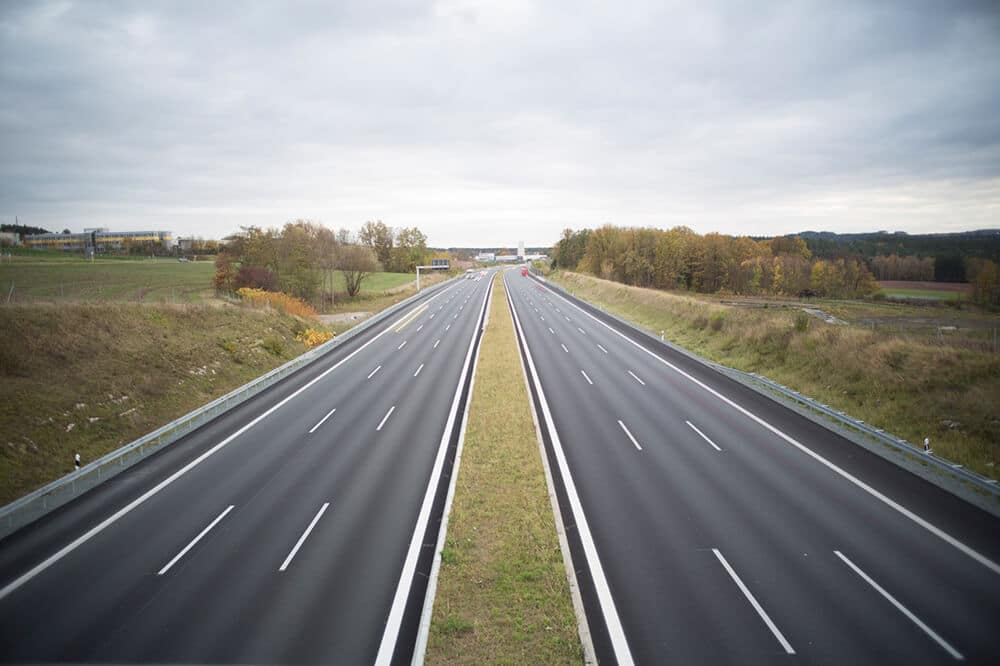
//> input picture esami/esame_vince_201222/images/highway.jpg, 1000 x 666 px, given in place of , which was not available
$ ./339641 images/highway.jpg   (built with g++ and OpenCV 4)
//> lines starting //> are read from the running program, lines starting //| are printed output that depends on the picture; after the words box and inside, x2 and y2 are one past the last pixel; in counts of white or black regions, pixels touching at a corner belong together; pictures that were not available may be replaced by others from this repository, and a replacement may not be noted
// VINCENZO FRAELLO 339641

// OpneCV
#include <opencv2/core/core.hpp>
#include <opencv2/highgui/highgui.hpp>
#include <opencv2/imgproc/imgproc.hpp>

// std:
#include <fstream>
#include <iostream>
#include <string>
#include <unistd.h>

struct ArgumentList
{
	std::string image_name; //!< image file name
	int wait_t;				//!< waiting time
};

// prototipi di funzioni

bool ParseInputs(ArgumentList &args, int argc, char **argv);

void myPolarToCartesian(double rho, int theta, cv::Point &p1, cv::Point &p2, const int dist, const cv::Mat &img);

void myHoughTransfLines(const cv::Mat &src, cv::Mat &accumulator, const int minTheta, const int maxTheta, const int maxDistance, const int threshold);

void myFindPeaks3x3(const cv::Mat &src, cv::Mat &out);

// programma principale

int main(int argc, char **argv)
{
	int imreadflags = cv::IMREAD_GRAYSCALE;

	std::cout << "Simple program." << std::endl;

	//////////////////////
	// parse argument list:
	//////////////////////
	ArgumentList args;
	if (!ParseInputs(args, argc, argv))
	{
		exit(0);
	}

	// opening file
	std::cout << "Opening " << args.image_name << std::endl;

	cv::Mat image = cv::imread(args.image_name.c_str(), imreadflags);
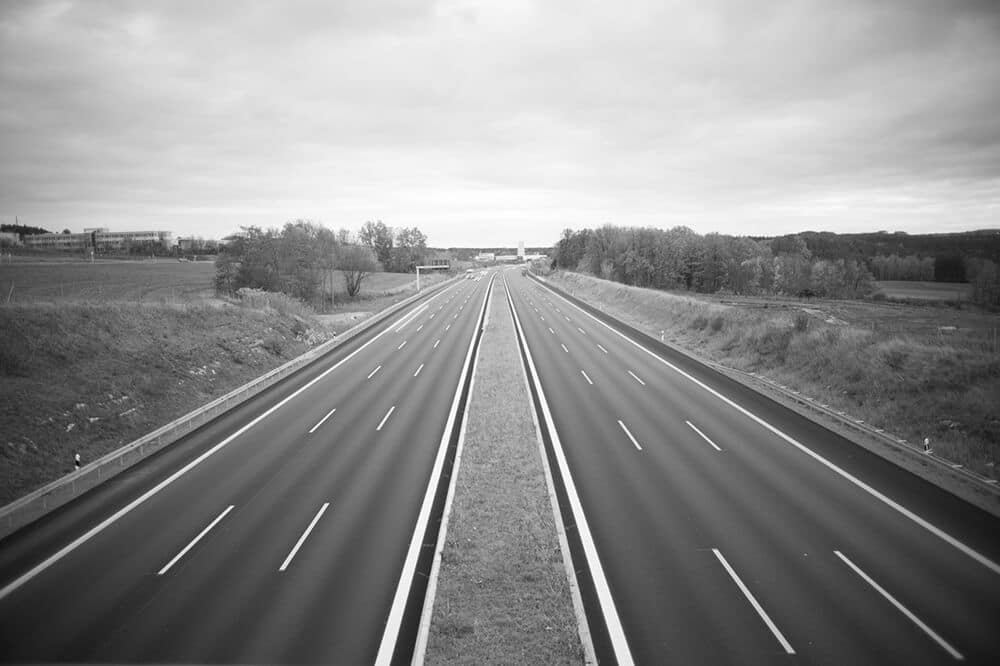
//> image: 666 rows x 1000 cols, CV_8UC1; min 0, max 255, mean 141.2
	if (image.empty())
	{
		std::cout << "Unable to open " << args.image_name << std::endl;
		return 1;
	}

	//////////////////////
	// processing code here

	// display image
	cv::namedWindow("original image", cv::WINDOW_NORMAL);
	cv::imshow("original image", image);

	cv::Mat blurred, edges;
	cv::GaussianBlur(image, blurred, cv::Size(3, 3), 3);
	cv::Canny(blurred, edges, 50, 150);
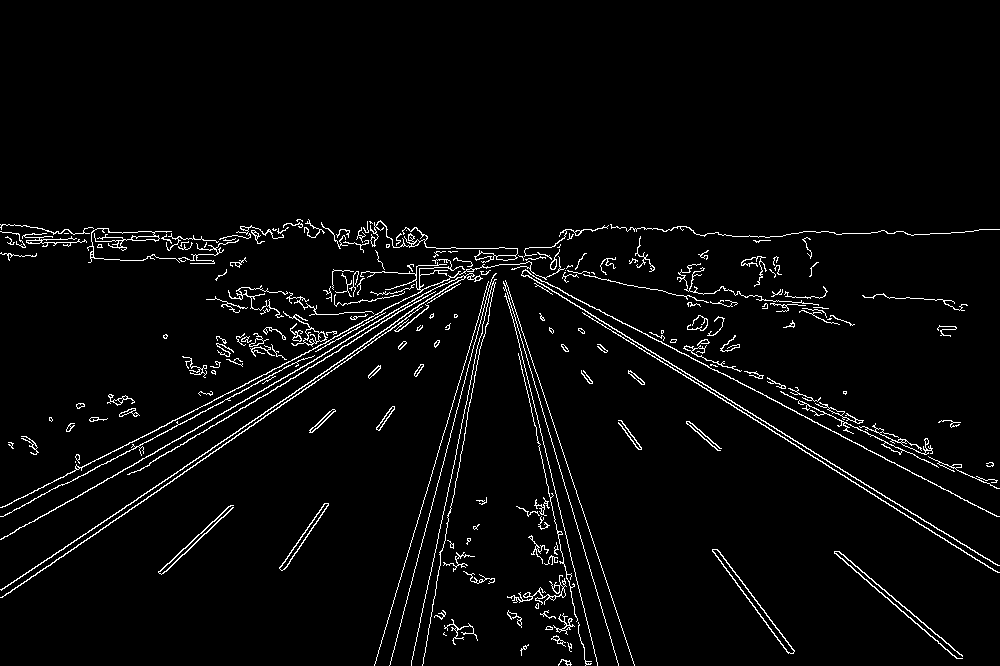
//> edges: 666 rows x 1000 cols, CV_8UC1; 3.3% white in thin lines or dots, all inside (x1, y1, x2, y2) = (0, 219, 1000, 666)

	// display edges
	cv::namedWindow("CANNY", cv::WINDOW_NORMAL);
	cv::imshow("CANNY", edges);

	// YOUR CODE HERE: COMPUTE ACCUMULATOR
	/*******************************/
	int maxVal;
	int minTheta = 0;
	int maxTheta = 360;
	int threshold = 200;

	if (image.rows > image.cols)
		maxVal = image.rows;
	else
		maxVal = image.cols;
//> maxVal = 1000

	int maxDistance = pow(2, 0.5) * maxVal / 2; // diagonale dell'immagine nel caso di immagini non quadrate
//> maxDistance = 707
	/*******************************/

	cv::Mat accumulator = cv::Mat::zeros(2 * maxDistance, maxTheta - minTheta, CV_32SC1);

	/*******************************/
	myHoughTransfLines(edges, accumulator, minTheta, maxTheta, maxDistance, threshold);
//> after the loop in myHoughTransfLines, `for (int r = 0; r < src.rows; ++r)`:
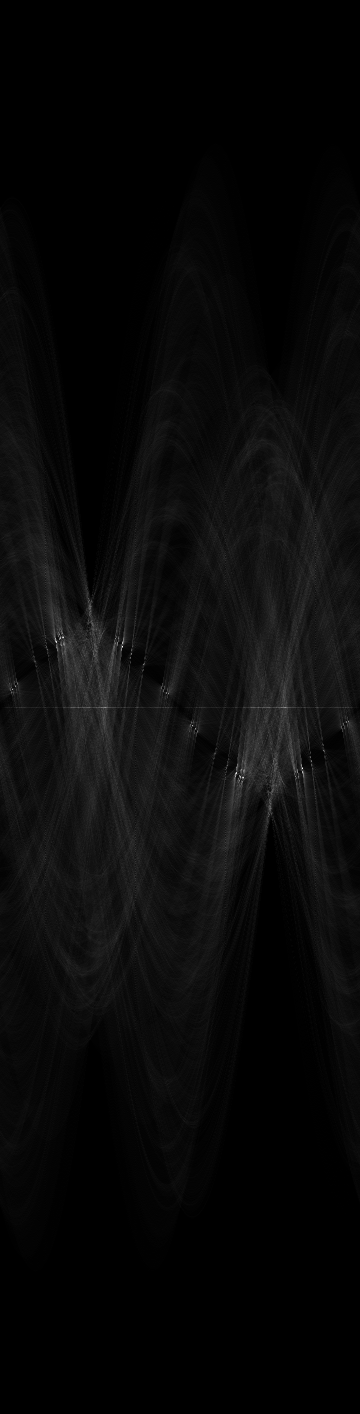
//> accumulator: 1414 rows x 360 cols, CV_32SC1; min 0, max 417, mean 15.5; drawn with min black and max white
	/*******************************/

	// display accumulator
	cv::Mat accDisplay;
	cv::convertScaleAbs(accumulator, accDisplay);
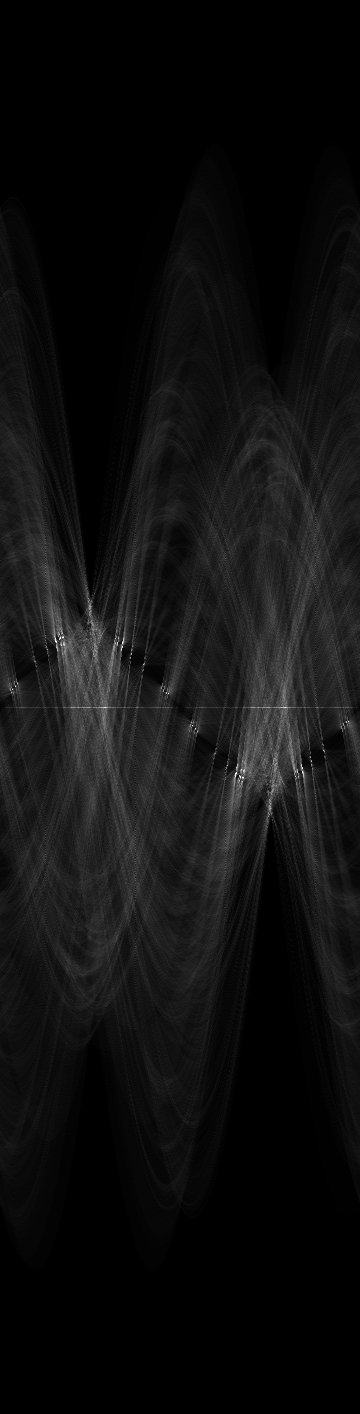
//> accDisplay: 1414 rows x 360 cols, CV_8UC1; min 0, max 255, mean 15.5
	cv::namedWindow("Hough accumulator", cv::WINDOW_NORMAL);
	cv::imshow("Hough accumulator", accDisplay);

	// YOUR CODE HERE: NON MAXIMA SUPPRESSION FOR ACCUMULATOR (ignore borders maybe)
	/*******************************/
	cv::Mat nms;
	myFindPeaks3x3(accumulator, nms);
//> after the loop in myFindPeaks3x3, `for (int v = 1; v < src.rows - 1; ++v)`:
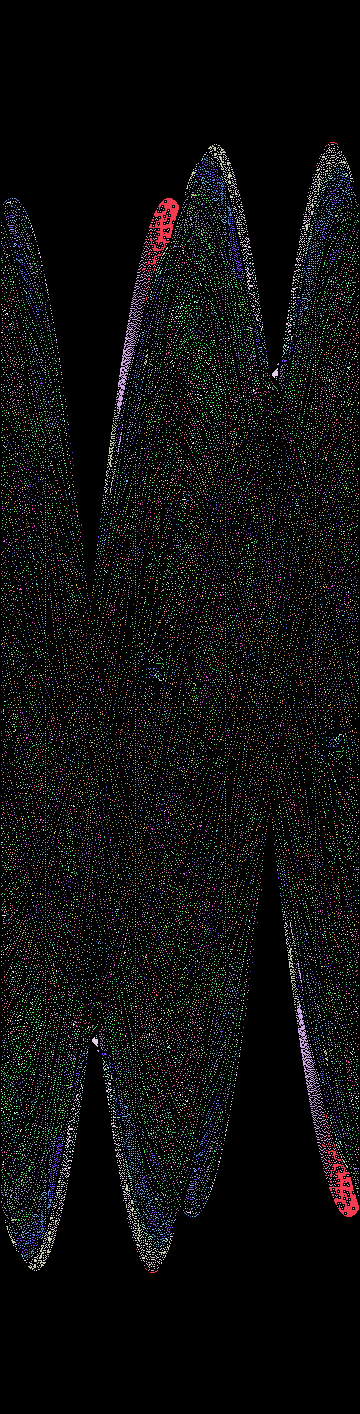
//> out: 1414 rows x 360 cols, CV_32SC1; 185 distinct labels, from 0 to 417; one colour per label, 0 black
	/*******************************/

	cv::Mat accDisplayNms;
	cv::convertScaleAbs(nms, accDisplayNms);
	cv::namedWindow("Hough accumulator nms", cv::WINDOW_NORMAL);
	cv::imshow("Hough accumulator nms", accDisplayNms);

	// post NMS we convert again to 0 - 255 and apply a threshold
	cv::threshold(accDisplayNms, accDisplayNms, 180, 255, cv::THRESH_BINARY);
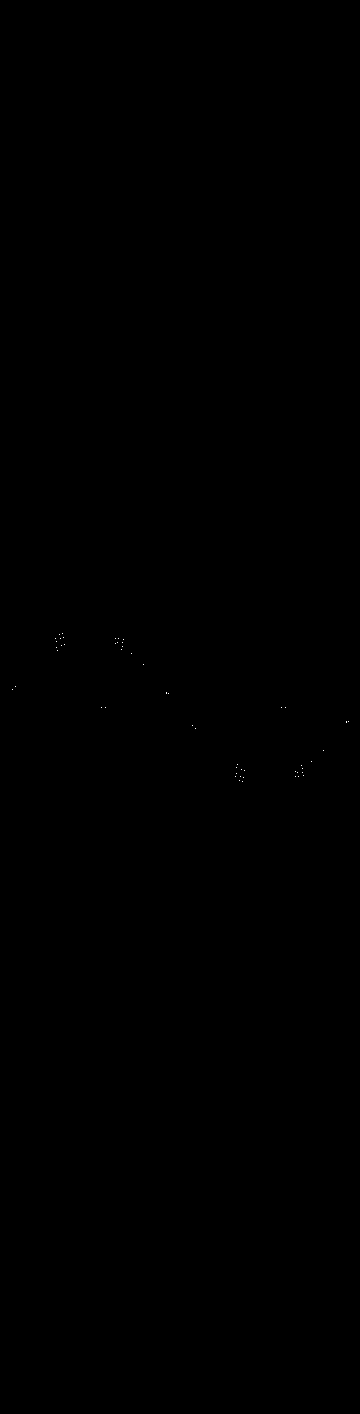
//> accDisplayNms: 1414 rows x 360 cols, CV_8UC1; 0.01% white in thin lines or dots, all inside (x1, y1, x2, y2) = (12, 633, 349, 782)

	// image on which we can draw lines
	cv::Mat color;
	cv::cvtColor(image, color, cv::COLOR_BGR2RGB);

	// YOUR CODE HERE draw lines
	/*******************************/
	cv::Point pt1, pt2;

	for (int r = 0; r < accDisplayNms.rows; ++r)
	{
		for (int t = minTheta; t < accDisplayNms.cols; ++t)
		{
			if (accDisplayNms.at<u_char>(r, t) >= threshold)
			{
				myPolarToCartesian(r, t, pt1, pt2, accDisplayNms.rows, edges);
				cv::line(color, pt1, pt2, cv::Scalar(0, 0, 88), 1, cv::LINE_AA);
			}
		}
	}
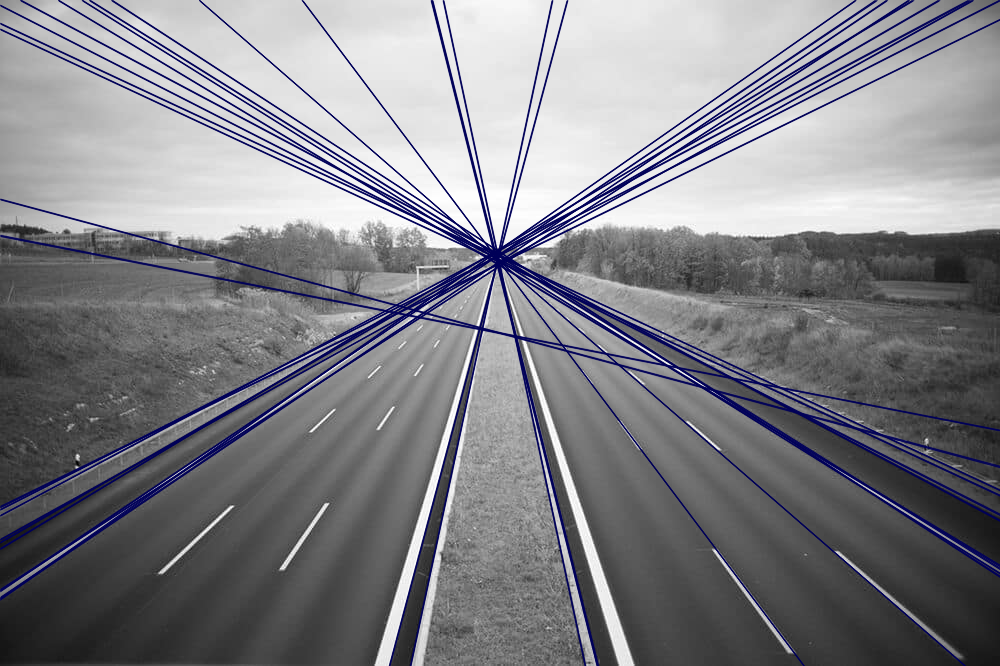
//> color: 666 rows x 1000 cols, CV_8UC3; mean R, G, B 130.4, 130.4, 135.9
//> after the loop, pt1 = Point(968, 0); pt2 = Point(-283, 666)

	// display image
	cv::namedWindow("lines", cv::WINDOW_NORMAL);
	cv::imshow("lines", color);
	/*******************************/

	/////////////////////

	// wait for Q key or timeout
	unsigned char c;
	while ((c = cv::waitKey(args.wait_t)) != 'q' && c != 'Q')
//> the 'q' key is pressed
		;

	return 0;
}

// implementazione funzioni

bool ParseInputs(ArgumentList &args, int argc, char **argv)
{
	int c;

	while ((c = getopt(argc, argv, "hi:t:")) != -1)
		switch (c)
		{
		case 't':
			args.wait_t = atoi(optarg);
			break;
		case 'i':
			args.image_name = optarg;
			break;
		case 'h':
		default:
			std::cout << "usage: " << argv[0] << " -i <image_name>" << std::endl;
			std::cout << "exit:  type q" << std::endl
					  << std::endl;
			std::cout << "Allowed options:" << std::endl
					  << "   -h                       produce help message" << std::endl
					  << "   -i arg                   image name. Use %0xd format for multiple images." << std::endl
					  << "   -t arg                   wait before next frame (ms)" << std::endl
					  << std::endl;
			return false;
		}

	return true;
}

void myPolarToCartesian(double rho, int theta, cv::Point &p1, cv::Point &p2, const int dist, const cv::Mat &img)
{
	if (theta >= 45 && theta <= 135)
	{
		// y = (r - x cos(t)) / sin(t)
		p1.x = 0;
		p1.y = ((double)(rho - (dist / 2)) - ((p1.x - (img.cols / 2)) * cos(theta * CV_PI / 180))) / sin(theta * CV_PI / 180) + (img.rows / 2);
		p2.x = img.cols;
		p2.y = ((double)(rho - (dist / 2)) - ((p2.x - (img.cols / 2)) * cos(theta * CV_PI / 180))) / sin(theta * CV_PI / 180) + (img.rows / 2);
	}
	else
	{
		// x = (r - y sin(t)) / cos(t);
		p1.y = 0;
		p1.x = ((double)(rho - (dist / 2)) - ((p1.y - (img.rows / 2)) * sin(theta * CV_PI / 180))) / cos(theta * CV_PI / 180) + (img.cols / 2);
		p2.y = img.rows;
		p2.x = ((double)(rho - (dist / 2)) - ((p2.y - (img.rows / 2)) * sin(theta * CV_PI / 180))) / cos(theta * CV_PI / 180) + (img.cols / 2);
	}

	return;
}

void myHoughTransfLines(const cv::Mat &src, cv::Mat &accumulator, const int minTheta, const int maxTheta, const int maxDistance, const int threshold)
{
	if (minTheta < 0 || minTheta >= maxTheta || maxTheta <= minTheta || maxTheta > 360)
	{
		std::cerr << "Errore: valore di minTheta/maxTheta non accettabile." << std::endl;
		return;
	}

	for (int r = 0; r < src.rows; ++r)
	{
		for (int c = 0; c < src.cols; ++c)
		{
			if (src.at<u_char>(r, c) > 0)
			{
				for (int theta = minTheta; theta < maxTheta; ++theta)
				{
					int rho = (c - src.cols / 2) * cos(theta * CV_PI / 180) + (r - src.rows / 2) * sin(theta * CV_PI / 180);

					accumulator.at<int32_t>(rho + maxDistance, theta) += 1;
				}
			}
		}
	}

	return;
}

void myFindPeaks3x3(const cv::Mat &src, cv::Mat &out)
{
	// Non Maxima Suppression
	// (i-1, j-1) - (i-1, j) - (i-1, j+1)
	// (i, j-1)   - (i, j)   - (i, j+1)
	// (i+1, j-1) - (i+1, j) - (i+1, j+1)

	out = cv::Mat(src.rows, src.cols, src.type(), cv::Scalar(0));

	for (int v = 1; v < src.rows - 1; ++v)
	{
		for (int u = 1; u < src.cols - 1; ++u)
		{
			int theta = src.at<int32_t>(v, u);

			if (src.at<int32_t>(v, u + 1) > theta ||
				src.at<int32_t>(v, u - 1) > theta ||
				src.at<int32_t>(v + 1, u - 1) > theta ||
				src.at<int32_t>(v - 1, u + 1) > theta ||
				src.at<int32_t>(v + 1, u) > theta ||
				src.at<int32_t>(v - 1, u) > theta ||
				src.at<int32_t>(v - 1, u - 1) > theta ||
				src.at<int32_t>(v + 1, u + 1) > theta)
			{
				out.at<int32_t>(v, u) = 0;
				continue;
			}

			out.at<int32_t>(v, u) = theta;
		}
	}

	return;
}
